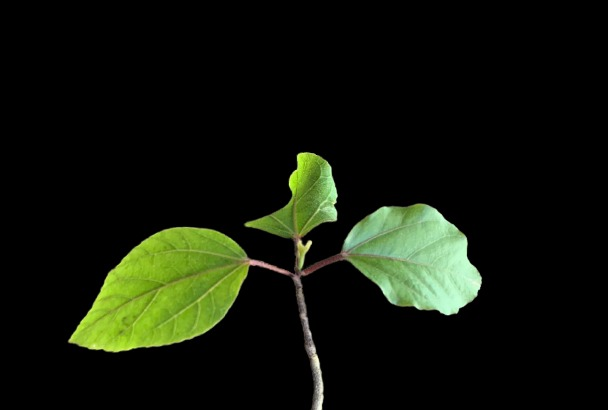
#> input picture images ./test28-removebg-preview.jpg, 608 x 410 px, found by its file name
$ jupyter execute 'Nombre de feuille.ipynb'
#> lines starting #> are read from the running program, lines starting #| are printed output that depends on the picture; after the words box and inside, x2 and y2 are one past the last pixel; in counts of white or black regions, pixels touching at a corner belong together
# Nombre de feuilles

[cell 1]
import cv2
import numpy as np
from matplotlib import pyplot as plt
from scipy import ndimage
from skimage import measure, color, io
import cv2 as cv

[cell 2]
#img = cv2.imread("images/test7-removebg-preview.jpg") #instant t
img = cv2.imread("images/test28-removebg-preview.jpg")# instant t+1
#> img is the input picture: shape (410, 608, 3); mean B, G, R 10.6, 22.5, 17.3
plt.figure(figsize=(10,10))
plt.axis("off")
plt.imshow(img)
plt.show()

[cell 3]
cells = cv2.cvtColor(img, cv2.COLOR_BGR2GRAY)
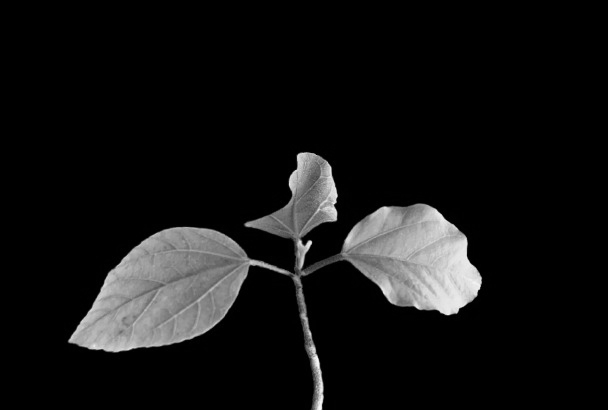
#> cells: shape (410, 608); min 0, max 250, mean 19.6
plt.figure(figsize=(10,10))
plt.axis("off")
plt.imshow(cells,cmap="gray")
plt.show()

[cell 4]
cells = cv2.GaussianBlur(cells, (7, 7), 0)

[cell 5]
ret1, thresh = cv2.threshold(cells, 0, 255, cv2.THRESH_BINARY+cv2.THRESH_OTSU)
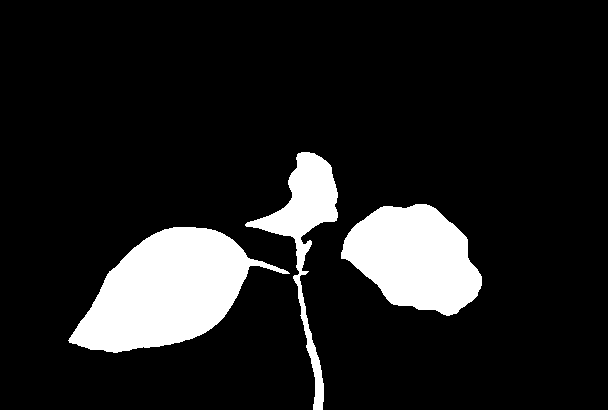
#> thresh: shape (410, 608); 12.5% white; 3 white regions, box (x1, y1, x2, y2) and area: (68, 227, 290, 353) 15134, (341, 204, 482, 316) 10701, (245, 152, 338, 410) 5258
#> ret1 = 76
plt.figure(figsize=(10,10))
plt.axis("off")
plt.imshow(thresh,cmap="gray")
plt.show()

[cell 6]
kernel = np.ones((3,3),np.uint8)
opening = cv2.morphologyEx(thresh,cv2.MORPH_CLOSE,kernel, iterations = 2)
#> opening: shape (410, 608); 12.5% white; 3 white regions, box (x1, y1, x2, y2) and area: (68, 227, 290, 353) 15135, (341, 204, 482, 316) 10701, (245, 152, 338, 410) 5280
plt.figure(figsize=(10,10))
plt.axis("off")
plt.imshow(opening,cmap="gray")
plt.show()

[cell 7]
kernel = np.ones((3,3),np.uint8)
sure_bg = cv2.dilate(thresh,kernel,iterations=10)
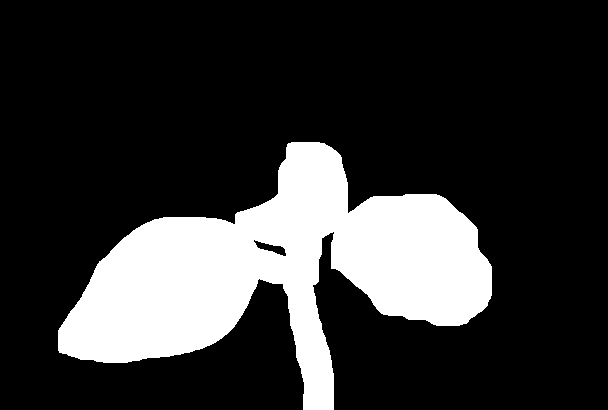
#> sure_bg: shape (410, 608); 20.6% white; 1 white region, box (x1, y1, x2, y2) and area: (58, 142, 492, 410) 51386
plt.figure(figsize=(10,10))
plt.axis("off")
plt.imshow(sure_bg,cmap="gray")
plt.show()

[cell 8]
dist_transform = cv2.distanceTransform(opening,cv2.DIST_L2,3)
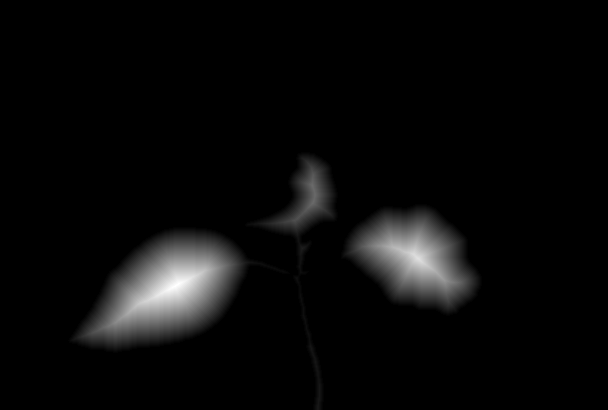
#> dist_transform: shape (410, 608) float32; min 0, max 54.36, mean 2.1; drawn with min black and max white
plt.figure(figsize=(10,10))
plt.axis("off")
plt.imshow(dist_transform,cmap="gray")
plt.show()

[cell 9]
#ret2, sure_fg = cv2.threshold(np.array(dist_transform,dtype = np.uint8),0.5*dist_transform.max(),255,0) #instant t
ret2, sure_fg = cv2.threshold(np.array(dist_transform,dtype = np.uint8),0.3*dist_transform.max(),255,0) # instant t+1
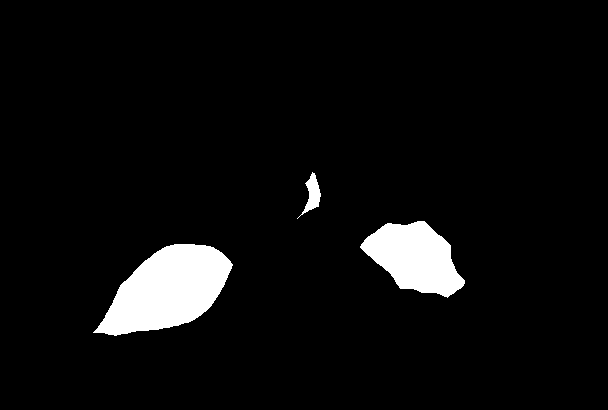
#> sure_fg: shape (410, 608); 5.3% white; 3 white regions
#> ret2 = 16

plt.figure(figsize=(10,10))
plt.axis("off")
plt.imshow(sure_fg,cmap="gray")
plt.show()

[cell 10]
contours, _ = cv2.findContours(sure_fg, cv2.RETR_EXTERNAL, cv2.CHAIN_APPROX_SIMPLE)
#> contours = 3 contours; box (x1, y1, x2, y2) and area: (93, 244, 233, 336) 7681, (360, 221, 465, 298) 4832, (297, 172, 321, 219) 357

[cell 11]
img_cp = img.copy()
cv.drawContours(img_cp, contours, -1, (0,255,0), 3)
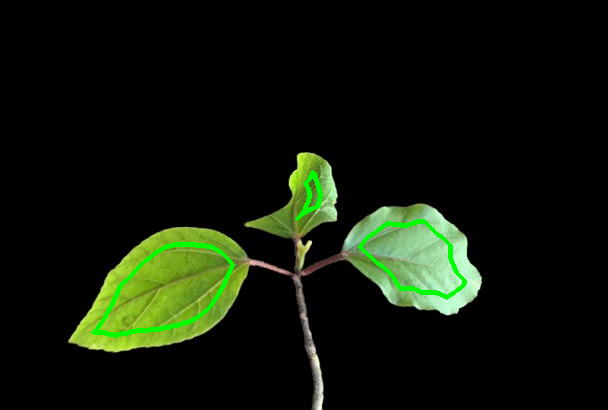
#> img_cp: shape (410, 608, 3); 1.31% of pixels changed, all inside (x1, y1, x2, y2) = (91, 170, 467, 338)
plt.figure(figsize=(10,10))
plt.axis("off")
plt.imshow(img_cp,cmap="gray")
plt.show()

[cell 12]
print("Le nombre de feuilles : {} feuilles".format(len(contours)))
#| Le nombre de feuilles : 3 feuilles

$ run again, with images ./test7-removebg-preview.jpg copied over images ./test28-removebg-preview.jpg
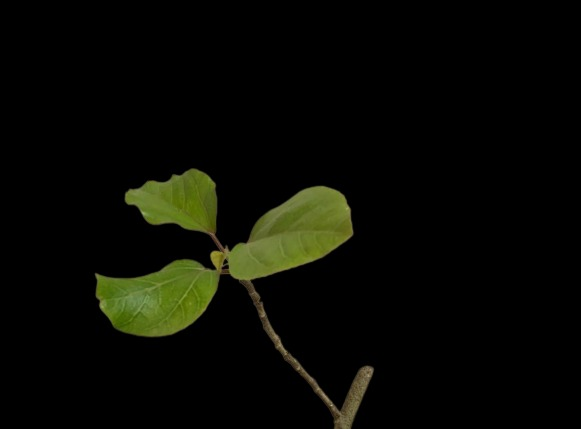
#> input picture images ./test7-removebg-preview.jpg, 581 x 429 px, found by its file name
#> img is the input picture: shape (429, 581, 3); mean B, G, R 3.3, 9.3, 8.2
#> `ret1, thresh = cv2.threshold(cells, 0, 255, cv2.THRESH_BINARY+cv2.THRE..`:
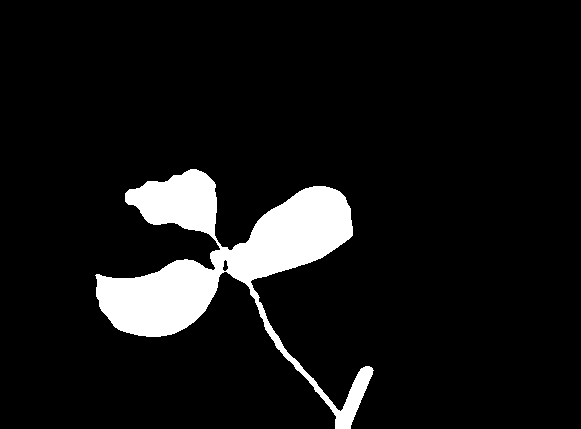
#> thresh: shape (429, 581); 8.2% white; 1 white region, box (x1, y1, x2, y2) and area: (95, 169, 374, 429) 20331
#> ret1 = 48
#> opening: shape (429, 581); 8.2% white; 1 white region, box (x1, y1, x2, y2) and area: (95, 169, 374, 429) 20405
#> sure_bg: shape (429, 581); 15.4% white; 1 white region, box (x1, y1, x2, y2) and area: (85, 159, 384, 429) 38440
#> sure_fg: shape (429, 581); 3.6% white; 3 white regions
#> ret2 = 10
#> contours = 3 contours; box (x1, y1, x2, y2) and area: (222, 197, 342, 272) 3830, (107, 270, 208, 326) 3366, (143, 180, 206, 221) 1488
#> `cv.drawContours(img_cp, contours, -1, (0,255,0), 3)`:
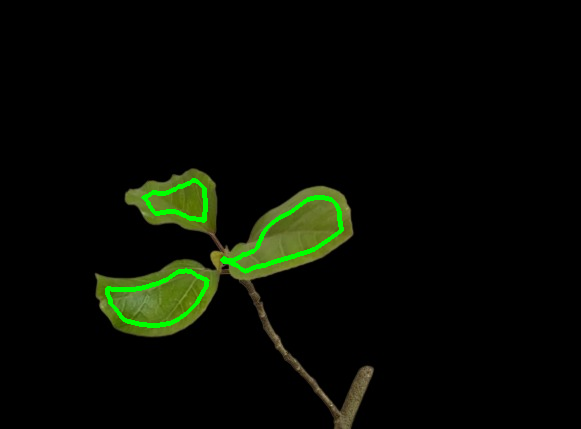
#> img_cp: shape (429, 581, 3); 1.3% of pixels changed, all inside (x1, y1, x2, y2) = (105, 178, 344, 328)
#| Le nombre de feuilles : 3 feuilles

$ run again, with images ./test21-removebg-preview.jpg copied over images ./test28-removebg-preview.jpg
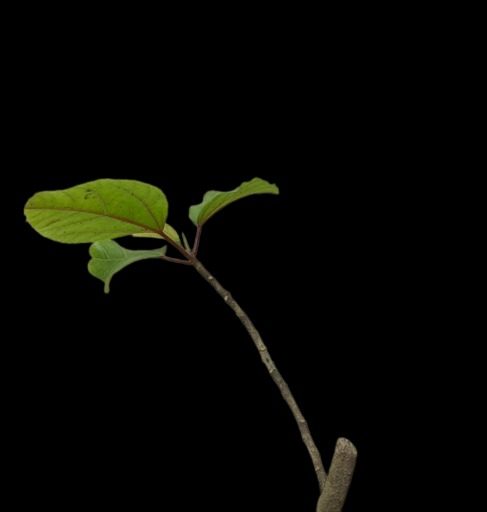
#> input picture images ./test21-removebg-preview.jpg, 487 x 512 px, found by its file name
#> img is the input picture: shape (512, 487, 3); mean B, G, R 2.4, 6.6, 5.9
#> `ret1, thresh = cv2.threshold(cells, 0, 255, cv2.THRESH_BINARY+cv2.THRE..`:
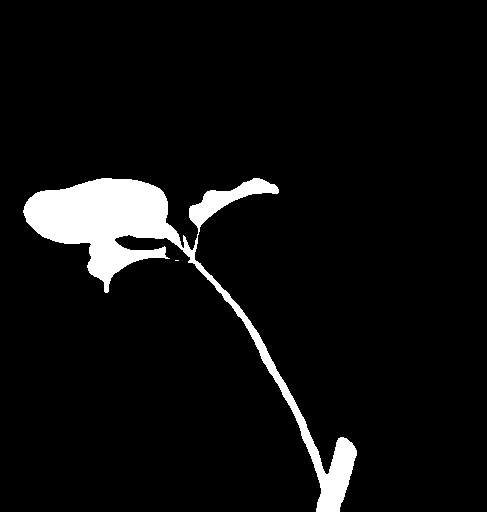
#> thresh: shape (512, 487); 5.9% white; 2 white regions (1 under 20 px), largest, box (x1, y1, x2, y2) and area: (23, 178, 357, 512) 14825
#> ret1 = 46
#> opening: shape (512, 487); 6% white; 2 white regions (1 under 20 px), largest, box (x1, y1, x2, y2) and area: (23, 178, 357, 512) 14908
#> sure_bg: shape (512, 487); 13.4% white; 1 white region, box (x1, y1, x2, y2) and area: (13, 168, 367, 512) 33351
#> sure_fg: shape (512, 487); 2% white; 3 white regions (1 under 20 px)
#> ret2 = 9
#> contours = 3 contours, 1 with area under 20; largest, box (x1, y1, x2, y2) and area: (33, 188, 159, 271) 4674, (326, 450, 347, 512) 186
#> `cv.drawContours(img_cp, contours, -1, (0,255,0), 3)`:
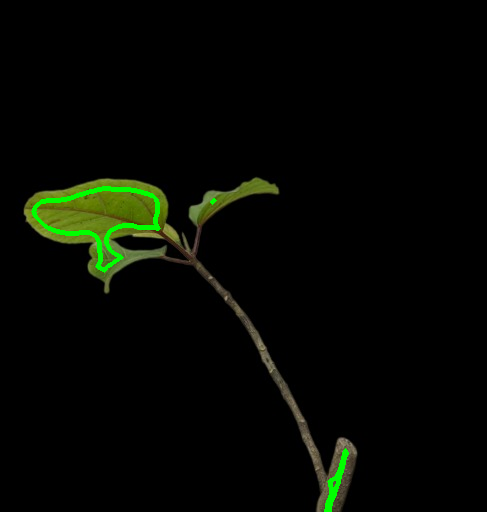
#> img_cp: shape (512, 487, 3); 0.91% of pixels changed, all inside (x1, y1, x2, y2) = (31, 186, 349, 512)
#| Le nombre de feuilles : 3 feuilles

$ run again, with images ./test29-removebg-preview.jpg copied over images ./test28-removebg-preview.jpg
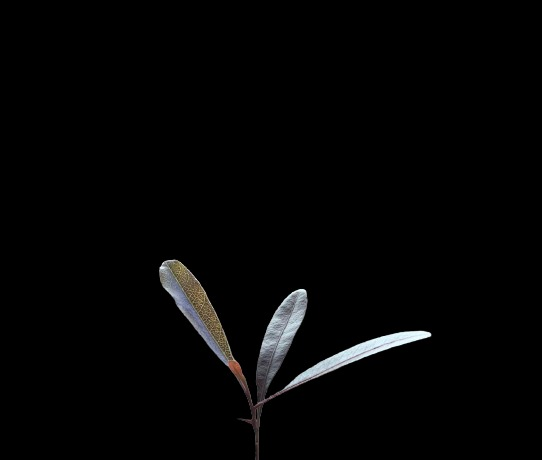
#> input picture images ./test29-removebg-preview.jpg, 542 x 460 px, found by its file name
#> img is the input picture: shape (460, 542, 3); mean B, G, R 4.6, 4.6, 4.6
#> `ret1, thresh = cv2.threshold(cells, 0, 255, cv2.THRESH_BINARY+cv2.THRE..`:
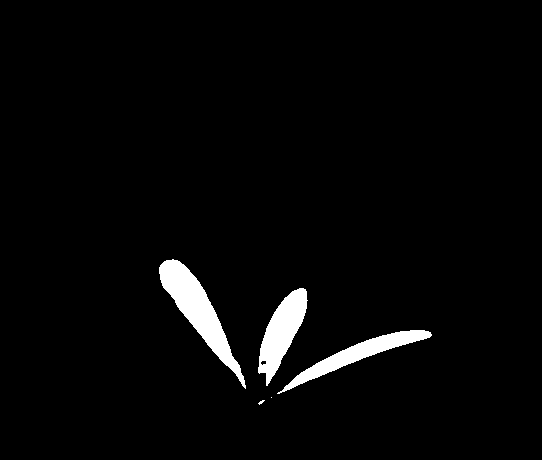
#> thresh: shape (460, 542); 3% white; 5 white regions (2 under 20 px), largest, box (x1, y1, x2, y2) and area: (159, 259, 246, 389) 3143, (258, 288, 308, 386) 2287, (277, 330, 432, 394) 2048
#> ret1 = 68
#> opening: shape (460, 542); 3% white; 5 white regions (2 under 20 px), largest, box (x1, y1, x2, y2) and area: (159, 259, 246, 389) 3143, (258, 288, 308, 386) 2302, (277, 330, 432, 394) 2048
#> sure_bg: shape (460, 542); 8.1% white; 1 white region, box (x1, y1, x2, y2) and area: (149, 249, 442, 415) 20232
#> sure_fg: shape (460, 542); 1.5% white; 4 white regions (1 under 20 px)
#> ret2 = 4
#> contours = 4 contours, 1 with area under 20; largest, box (x1, y1, x2, y2) and area: (164, 264, 235, 367) 1712, (263, 293, 303, 373) 1235, (301, 335, 420, 379) 491
#> `cv.drawContours(img_cp, contours, -1, (0,255,0), 3)`:
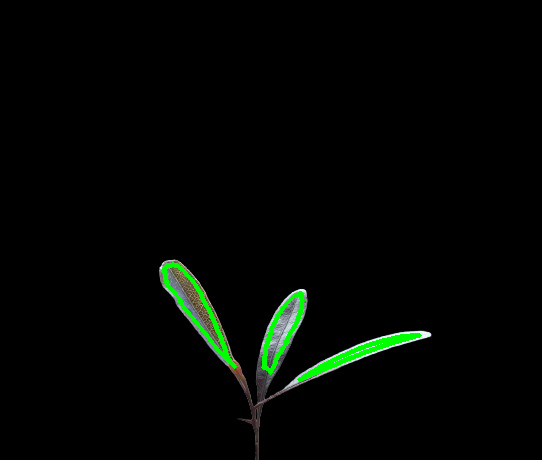
#> img_cp: shape (460, 542, 3); 1.17% of pixels changed, all inside (x1, y1, x2, y2) = (162, 262, 422, 382)
#| Le nombre de feuilles : 4 feuilles
